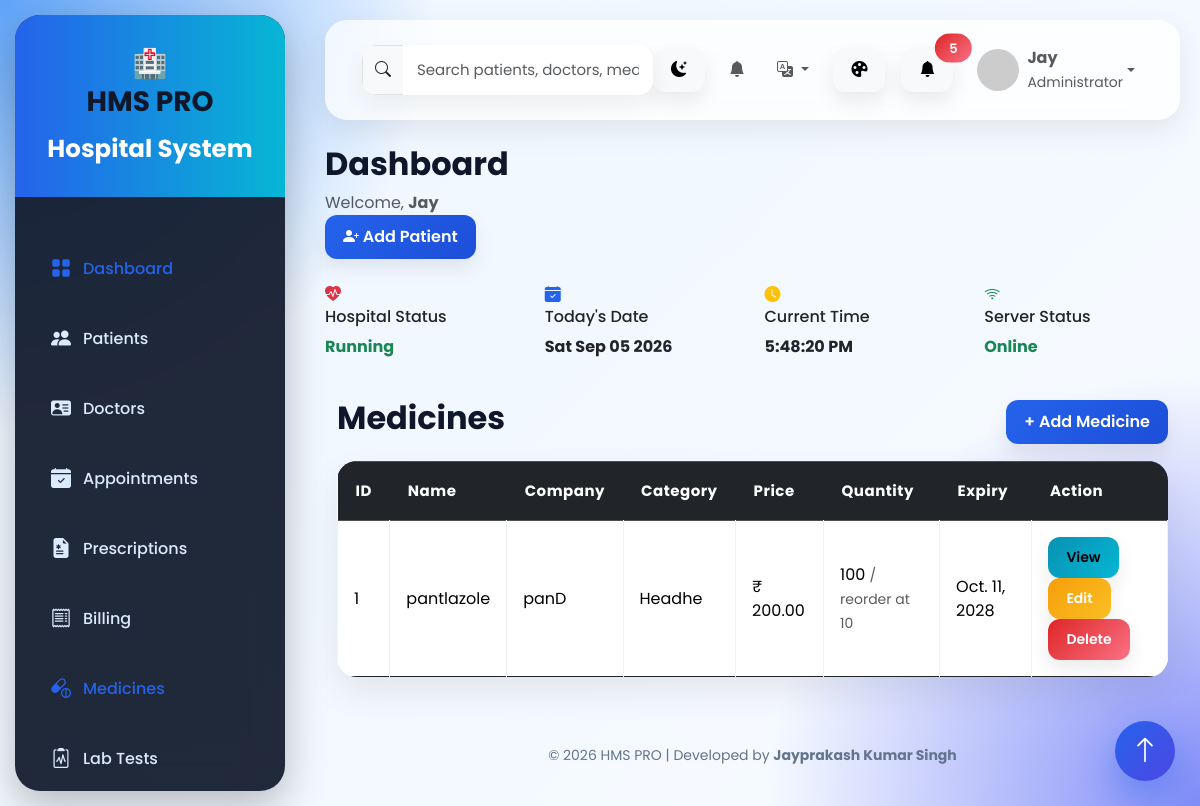
Screenshot of /medicines/ (signed in) with the database file from the repository.
### Hospital/models.py (models this page shows, shortened)
class Medicine(models.Model):
    name = models.CharField(max_length=150)
    company = models.CharField(max_length=150)
    category = models.CharField(max_length=100)
    price = models.DecimalField(
        max_digits=10,
        decimal_places=2
    )
    quantity = models.PositiveIntegerField()
    reorder_level = models.PositiveIntegerField(
        default=10,
        help_text="Alert will be shown when quantity falls at or below this level"
    )
    expiry_date = models.DateField()
    description = models.TextField(
        blank=True,
        null=True
    )
    @property
    def is_low_stock(self):
        return self.quantity <= self.reorder_level
    @property
    def is_expiring_soon(self):
        from datetime import date, timedelta
        if not self.expiry_date:
            return False
        return date.today() <= self.expiry_date <= date.today() + timedelta(days=30)
    @property
    def is_expired(self):
        from datetime import date
        return bool(self.expiry_date and self.expiry_date < date.today())

### Hospital/views.py (the view)
@login_required
@permission_required("Hospital.view_medicine", raise_exception=True)
def medicine_list(request):
    medicines = Medicine.objects.all().order_by("-id")
    paginator = Paginator(medicines, 10)
    page = request.GET.get("page")
    medicines = paginator.get_page(page)
    from datetime import date, timedelta
    expiring_cutoff = date.today() + timedelta(days=30)
    context = {
        "medicines": medicines,
        "total_medicines": Medicine.objects.count(),
        "low_stock_count": Medicine.objects.filter(
            quantity__lte=F("reorder_level")
        ).count(),
        "expiring_count": Medicine.objects.filter(
            expiry_date__gte=date.today(),
            expiry_date__lte=expiring_cutoff,
        ).count(),
    }
    return render(
        request,
        "Hospital/medicine_list.html",
        context
    )

### Hospital/templates/Hospital/medicine_list.html (shortened to what this page needs)
{% extends 'Hospital/base.html' %}
{% block content %}
<div class="container mt-4">
    <div class="d-flex justify-content-between align-items-center mb-3">
        <h2>Medicines</h2>
        <a href="{% url 'add_medicine' %}" class="btn btn-primary">
            + Add Medicine
        </a>
    </div>
    <table class="table table-bordered table-hover">
        <thead class="table-dark">
            <tr>
                <th>ID</th>
                <th>Name</th>
                <th>Company</th>
                <th>Category</th>
                <th>Price</th>
                <th>Quantity</th>
                <th>Expiry</th>
                <th>Action</th>
            </tr>
        </thead>
        <tbody>
        {% for medicine in medicines %}
        <tr {% if medicine.is_low_stock or medicine.is_expiring_soon or medicine.is_expired %}class="table-warning"{% endif %}>
            <td>{{ medicine.id }}</td>
            <td>{{ medicine.name }}
            </td>
            <td>{{ medicine.company }}</td>
            <td>{{ medicine.category }}</td>
            <td>₹ {{ medicine.price }}</td>
            <td>{{ medicine.quantity }} <small class="text-muted">/ reorder at {{ medicine.reorder_level }}</small></td>
            <td>{{ medicine.expiry_date }}</td>
            <td>
                <a href="{% url 'medicine_detail' medicine.id %}" class="btn btn-info btn-sm">
                    View
                </a>
                <a href="{% url 'update_medicine' medicine.id %}" class="btn btn-warning btn-sm">
                    Edit
                </a>
                <a href="{% url 'delete_medicine' medicine.id %}" class="btn btn-danger btn-sm">
                    Delete
                </a>
            </td>
        </tr>
        {% empty %}
        <tr>
            <td colspan="8" class="text-center">
                No Medicines Available
            </td>
        </tr>
        {% endfor %}
        </tbody>
    </table>
</div>
{% endblock %}

### Hospital/templates/Hospital/base.html (shortened to what this page needs)
{% load static %}
{% load i18n %}
<!DOCTYPE html>
<html lang="{{ LANGUAGE_CODE }}">
<head>
    <link href="https://cdn.jsdelivr.net/npm/bootstrap@5.3.3/dist/css/bootstrap.min.css"
          rel="stylesheet">
    <link href="https://cdn.jsdelivr.net/npm/bootstrap-icons@1.11.3/font/bootstrap-icons.css"
          rel="stylesheet">
    <link rel="stylesheet"
          href="{% static 'css/style.css' %}">
</head>
<body>
<div class="wrapper">
<aside class="sidebar">
    <div class="logo">
        <div class="logo-icon">
            🏥
        </div>
        <div>
            <h3>HMS PRO</h3>
            <small>Hospital System</small>
        </div>
    </div>
    <ul class="nav flex-column mt-4">
        <li class="nav-item">
            <a href="{% url 'dashboard' %}" class="nav-link active">
                <i class="bi bi-grid-fill"></i>
                <span>{% trans "Dashboard" %}</span>
            </a>
        </li>
        {% if perms.Hospital.view_patient %}
        <li class="nav-item">
            <a href="{% url 'view_patient' %}" class="nav-link">
                <i class="bi bi-people-fill"></i>
                <span>{% trans "Patients" %}</span>
            </a>
        </li>
        {% endif %}
        {% if perms.Hospital.view_doctor %}
        <li class="nav-item">
            <a href="{% url 'doctor_list' %}" class="nav-link">
                <i class="bi bi-person-vcard-fill"></i>
                <span>{% trans "Doctors" %}</span>
            </a>
        </li>
        {% endif %}
        {% if perms.Hospital.view_appointment %}
        <li class="nav-item">
            <a href="{% url 'appointment_list' %}" class="nav-link">
                <i class="bi bi-calendar-check-fill"></i>
                <span>{% trans "Appointments" %}</span>
            </a>
        </li>
        <li class="nav-item">
            <a href="{% url 'prescription_list' %}" class="nav-link">
            <i class="bi bi-file-earmark-medical-fill"></i>
            <span>{% trans "Prescriptions" %}</span>
        </a>
    </li>
        {% endif %}
        {% if perms.Hospital.view_bill %}
        <li class="nav-item">
            <a href="{% url 'bill_list' %}" class="nav-link">
                <i class="bi bi-receipt"></i>
                <span>{% trans "Billing" %}</span>
            </a>
        </li>
        {% endif %}
        {% if perms.Hospital.view_medicine %}
        <li class="nav-item">
            <a href="{% url 'medicine_list' %}" class="nav-link">
                <i class="bi bi-capsule-pill"></i>
                <span>{% trans "Medicines" %}</span>
            </a>
        </li>
        {% endif %}
        {% if perms.Hospital.view_labtest %}
        <li class="nav-item">
            <a href="{% url 'lab_test_list' %}" class="nav-link">
                <i class="bi bi-clipboard2-pulse"></i>
                <span>{% trans "Lab Tests" %}</span>
            </a>
        </li>
        {% endif %}
    </ul>
</aside>
<div class="main">
<nav class="navbar navbar-expand-lg">
    <div class="container-fluid">
        <form class="search-box" method="GET" action="{% url 'global_search' %}">
            <div class="input-group">
                <span class="input-group-text">
                    <i class="bi bi-search"></i>
                </span>
                <input
                    type="text"
                    name="q"
                    class="form-control"
                    placeholder="Search patients, doctors, medicines...">
            </div>
        </form>
        <ul class="navbar-nav ms-auto align-items-center">
            <li class="nav-item me-3">
                <button class="btn btn-light"
                        onclick="toggleDarkMode()">
                    <i class="bi bi-moon-stars-fill"></i>
                </button>
            </li>
            <li class="nav-item dropdown me-3">
                <a class="nav-link position-relative" href="#" data-bs-toggle="dropdown" id="notifBellToggle">
                    <i class="bi bi-bell-fill"></i>
                </a>
            </li>
            <li class="nav-item dropdown me-3">
                <a class="nav-link dropdown-toggle" href="#" data-bs-toggle="dropdown">
                    <i class="bi bi-translate"></i>
                </a>
                    {% get_current_language as CURRENT_LANGUAGE %}
                    {% get_available_languages as AVAILABLE_LANGUAGES %}
            </li>
            <li class="nav-item me-3">
                <button class="btn btn-light" data-bs-toggle="offcanvas" data-bs-target="#themeCustomizer">
                    <i class="bi bi-palette-fill"></i>
                </button>
            </li>
            <li class="nav-item me-3">
                <button class="btn btn-light position-relative">
                    <i class="bi bi-bell-fill"></i>
                    <span class="position-absolute top-0 start-100 translate-middle badge rounded-pill bg-danger">
                        5
                    </span>
                </button>
            </li>
            <li class="nav-item dropdown">
                <a class="nav-link dropdown-toggle d-flex align-items-center"
                   href="#"
                   role="button"
                   data-bs-toggle="dropdown">
                    <img src="https://ui-avatars.com/api/?name={{ request.user.username }}&background=2563eb&color=fff"
                         class="rounded-circle me-2"
                         width="42"
                         height="42">
                    <div class="text-start">
                        <strong>
                            {% if request.user.is_authenticated %}
                                {{ request.user.username }}
                            {% else %}
                                Guest
                            {% endif %}
                        </strong>
                        <br>
                        <small class="text-muted">
                            {% if request.user.groups.first %}
                                {{ request.user.groups.first.name }}
                            {% elif request.user.is_superuser %}
                                Administrator
                            {% else %}
                                User
                            {% endif %}
                        </small>
                    </div>
                </a>
            </li>
        </ul>
    </div>
</nav>
<div class="page-header mb-4">
    <div>
        <h2 class="fw-bold">
            {% block page_title %}
            Dashboard
            {% endblock %}
        </h2>
        <p class="text-muted mb-0">
            Welcome,
            <strong>{{ request.user.username }}</strong>
        </p>
    </div>
    <div>
        {% if perms.Hospital.add_patient %}
        <a href="{% url 'add_patient' %}"
           class="btn btn-primary">
            <i class="bi bi-person-plus-fill"></i>
            Add Patient
        </a>
        {% elif perms.Hospital.add_appointment %}
        <a href="{% url 'add_appointment' %}"
           class="btn btn-primary">
            <i class="bi bi-calendar-plus-fill"></i>
            New Appointment
        </a>
        {% elif perms.Hospital.add_medicine %}
        <a href="{% url 'add_medicine' %}"
           class="btn btn-primary">
            <i class="bi bi-capsule-pill"></i>
            Add Medicine
        </a>
        {% else %}
        <button class="btn btn-secondary" disabled>
            <i class="bi bi-lock-fill"></i>
            No Quick Action
        </button>
        {% endif %}
    </div>
</div>
<div class="row mb-4">
    <div class="col-lg-3 col-md-6 mb-3">
        <div class="mini-card">
            <i class="bi bi-heart-pulse-fill text-danger"></i>
            <div>
                <h6>Hospital Status</h6>
                <strong class="text-success">
                    Running
                </strong>
            </div>
        </div>
    </div>
    <div class="col-lg-3 col-md-6 mb-3">
        <div class="mini-card">
            <i class="bi bi-calendar-check-fill text-primary"></i>
            <div>
                <h6>Today's Date</h6>
                <strong id="todayDate"></strong>
            </div>
        </div>
    </div>
    <div class="col-lg-3 col-md-6 mb-3">
        <div class="mini-card">
            <i class="bi bi-clock-fill text-warning"></i>
            <div>
                <h6>Current Time</h6>
                <strong id="clock"></strong>
            </div>
        </div>
    </div>
    <div class="col-lg-3 col-md-6 mb-3">
        <div class="mini-card">
            <i class="bi bi-wifi text-success"></i>
            <div>
                <h6>Server Status</h6>
                <strong class="text-success">
                    Online
                </strong>
            </div>
        </div>
    </div>
</div>
<div class="content-wrapper">
    {% block content %}
    {% endblock %}
</div>
<footer class="footer mt-5">
    <div class="text-center">
        © 2026 HMS PRO |
        Developed by
        <strong>Jayprakash Kumar Singh</strong>
    </div>
</footer>
<div class="floating-btn" title="Back to Top">
    <i class="bi bi-arrow-up"></i>
</div>
</div>
</div>
</body>
</html>

### Hospital/static/css/style.css (style rules this page uses)
:root { --primary:#2563eb; --primary-dark:#1d4ed8; --secondary:#06b6d4; --success:#10b981; --danger:#ef4444; --warning:#f59e0b; --dark:#0f172a; --card:rgba(255,255,255,.78); --glass:blur(16px); }
* { margin:0; padding:0; box-sizing:border-box; font-family:'Poppins',sans-serif; }
body { background: radial-gradient(circle at top left,#60a5fa 0%,transparent 30%), radial-gradient(circle at bottom right,#818cf8 0%,transparent 30%), linear-gradient(135deg,#eef6ff,#f8fbff); min-height:100vh; }
.sidebar { position:fixed; left:15px; top:15px; bottom:15px; width:270px; border-radius:25px; background:rgba(15,23,42,.92); backdrop-filter:blur(20px); color:white; box-shadow: 0 15px 40px rgba(0,0,0,.25); overflow:hidden; }
.logo { padding:28px; font-size:28px; font-weight:700; text-align:center; background:linear-gradient(90deg,#2563eb,#06b6d4); }
.sidebar ul { padding:18px; }
.sidebar .nav-link { color:#dbeafe; padding:15px 18px; margin-bottom:10px; border-radius:14px; transition:.35s; font-weight:500; display:flex; align-items:center; gap:12px; }
.sidebar .nav-link i { font-size:20px; }
.main { margin-left:305px; padding:20px; }
.navbar { border-radius:22px; background:rgba(255,255,255,.72); backdrop-filter:blur(18px); box-shadow: 0 10px 30px rgba(0,0,0,.08); padding:18px 25px; margin-bottom:25px; }
.bg-danger { background:linear-gradient(135deg,#dc2626,#fb7185)!important; color:white; }
.table { background:rgba(255,255,255,.88); backdrop-filter:blur(16px); border-radius:20px; overflow:hidden; box-shadow:0 15px 35px rgba(0,0,0,.08); border:none; }
.table thead { background:linear-gradient(135deg,#2563eb,#4f46e5); color:white; }
.table thead th { padding:18px; border:none; font-size:15px; letter-spacing:.5px; }
.table tbody td { padding:16px; vertical-align:middle; border-color:#edf2f7; }
.table tbody tr { transition:.35s; }
.btn { border:none; border-radius:12px; padding:10px 18px; font-weight:600; transition:.35s; box-shadow:0 10px 20px rgba(0,0,0,.08); }
.btn-primary { background:linear-gradient(135deg,#2563eb,#4f46e5); }
.btn-warning { background:linear-gradient(135deg,#f59e0b,#fbbf24); color:white; }
.btn-danger { background:linear-gradient(135deg,#dc2626,#fb7185); }
.btn-info { background:linear-gradient(135deg,#0891b2,#06b6d4); }
.badge { border-radius:50px; padding:8px 14px; font-size:13px; font-weight:600; }
.input-group { box-shadow:0 12px 25px rgba(0,0,0,.06); border-radius:15px; overflow:hidden; }
.form-control { border:none; padding:14px; font-size:15px; background:#fff; }
h1,h2,h3,h4 { font-weight:700; color:#0f172a; }
.floating-btn { position:fixed; right:25px; bottom:25px; width:60px; height:60px; border-radius:50%; background:linear-gradient(135deg,#2563eb,#4f46e5); color:white; display:flex; justify-content:center; align-items:center; font-size:28px; box-shadow:0 15px 35px rgba(37,99,235,.4); cursor:pointer; transition:.35s; z-index:999; }
.footer { margin-top:40px; text-align:center; color:#64748b; padding:20px; font-size:14px; }
a { text-decoration:none; }
html { scroll-behavior:smooth; }

### Hospital/templates/Hospital/base.html (style rules this page uses)
:root { --accent: #2563eb; --accent-dark: #1d4ed8; }
.btn-primary { background: linear-gradient(135deg, var(--accent), var(--accent-dark)) !important; }
.text-primary { color: var(--accent) !important; }
.sidebar .nav-link.active, .sidebar .nav-link:hover { color: var(--accent) !important; }
a { color: var(--accent); }

### rows the page displays
Medicine: id "1", name "pantlazole", company "panD", category "Headhe", price "200.00", quantity "100", reorder_level "10", expiry_date "Oct. 11, 2028"

### other values shown
{{ request.user.username }} "Jay"
